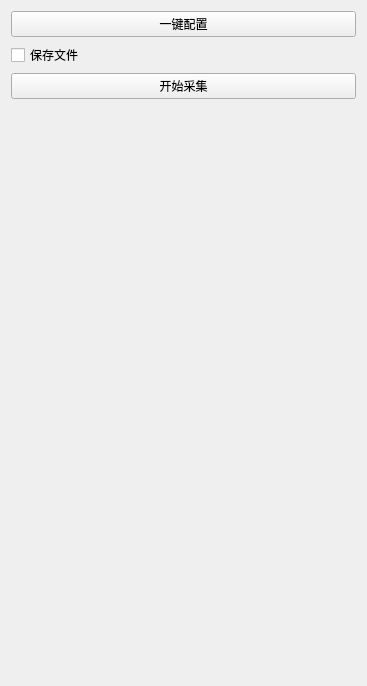
<?xml version="1.0" encoding="UTF-8"?>
<ui version="4.0">
 <class>realtimeacquisition</class>
 <widget class="QWidget" name="realtimeacquisition">
  <property name="geometry">
   <rect>
    <x>0</x>
    <y>0</y>
    <width>367</width>
    <height>686</height>
   </rect>
  </property>
  <property name="windowTitle">
   <string>Form</string>
  </property>
  <layout class="QVBoxLayout" name="verticalLayout">
   <item>
    <widget class="QPushButton" name="One_Click_Configuration_button">
     <property name="text">
      <string>一键配置</string>
     </property>
    </widget>
   </item>
   <item>
    <widget class="QCheckBox" name="save_file_check_box">
     <property name="text">
      <string>保存文件</string>
     </property>
    </widget>
   </item>
   <item>
    <widget class="QPushButton" name="Start_Capture_Data_button">
     <property name="text">
      <string>开始采集</string>
     </property>
    </widget>
   </item>
   <item>
    <spacer name="verticalSpacer">
     <property name="orientation">
      <enum>Qt::Vertical</enum>
     </property>
     <property name="sizeHint" stdset="0">
      <size>
       <width>20</width>
       <height>40</height>
      </size>
     </property>
    </spacer>
   </item>
  </layout>
 </widget>
 <resources/>
 <connections/>
</ui>
